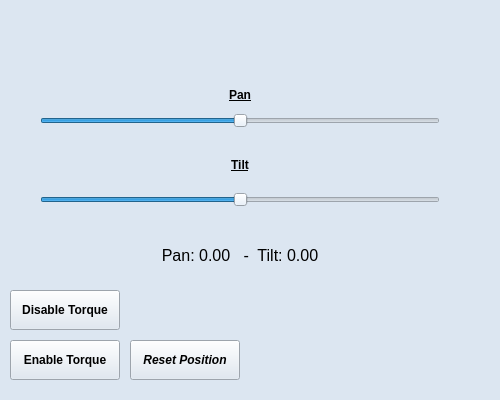
<?xml version="1.0" encoding="UTF-8"?>
<ui version="4.0">
 <class>Form</class>
 <widget class="QWidget" name="Form">
  <property name="geometry">
   <rect>
    <x>0</x>
    <y>0</y>
    <width>500</width>
    <height>400</height>
   </rect>
  </property>
  <property name="sizePolicy">
   <sizepolicy hsizetype="Fixed" vsizetype="Fixed">
    <horstretch>0</horstretch>
    <verstretch>0</verstretch>
   </sizepolicy>
  </property>
  <property name="minimumSize">
   <size>
    <width>500</width>
    <height>400</height>
   </size>
  </property>
  <property name="maximumSize">
   <size>
    <width>500</width>
    <height>400</height>
   </size>
  </property>
  <property name="styleSheet">
   <string notr="true">background-color: #DCE6F1;</string>
  </property>
  <widget class="QLabel" name="label_position">
   <property name="geometry">
    <rect>
     <x>140</x>
     <y>230</y>
     <width>200</width>
     <height>50</height>
    </rect>
   </property>
   <property name="minimumSize">
    <size>
     <width>200</width>
     <height>50</height>
    </size>
   </property>
   <property name="maximumSize">
    <size>
     <width>200</width>
     <height>50</height>
    </size>
   </property>
   <property name="font">
    <font>
     <pointsize>12</pointsize>
    </font>
   </property>
   <property name="text">
    <string>Pan: 0.00   -  Tilt: 0.00</string>
   </property>
   <property name="alignment">
    <set>Qt::AlignCenter</set>
   </property>
  </widget>
  <widget class="QSlider" name="slider_tilt">
   <property name="geometry">
    <rect>
     <x>40</x>
     <y>190</y>
     <width>400</width>
     <height>20</height>
    </rect>
   </property>
   <property name="sizePolicy">
    <sizepolicy hsizetype="Fixed" vsizetype="Fixed">
     <horstretch>0</horstretch>
     <verstretch>0</verstretch>
    </sizepolicy>
   </property>
   <property name="minimumSize">
    <size>
     <width>400</width>
     <height>20</height>
    </size>
   </property>
   <property name="maximumSize">
    <size>
     <width>400</width>
     <height>20</height>
    </size>
   </property>
   <property name="minimum">
    <number>-100</number>
   </property>
   <property name="maximum">
    <number>100</number>
   </property>
   <property name="orientation">
    <enum>Qt::Horizontal</enum>
   </property>
  </widget>
  <widget class="QSlider" name="slider_pan">
   <property name="geometry">
    <rect>
     <x>40</x>
     <y>110</y>
     <width>400</width>
     <height>22</height>
    </rect>
   </property>
   <property name="sizePolicy">
    <sizepolicy hsizetype="Fixed" vsizetype="Fixed">
     <horstretch>0</horstretch>
     <verstretch>0</verstretch>
    </sizepolicy>
   </property>
   <property name="minimumSize">
    <size>
     <width>400</width>
     <height>20</height>
    </size>
   </property>
   <property name="accessibleName">
    <string/>
   </property>
   <property name="layoutDirection">
    <enum>Qt::LeftToRight</enum>
   </property>
   <property name="autoFillBackground">
    <bool>false</bool>
   </property>
   <property name="minimum">
    <number>-100</number>
   </property>
   <property name="maximum">
    <number>100</number>
   </property>
   <property name="orientation">
    <enum>Qt::Horizontal</enum>
   </property>
  </widget>
  <widget class="QPushButton" name="button_disable">
   <property name="geometry">
    <rect>
     <x>10</x>
     <y>290</y>
     <width>110</width>
     <height>40</height>
    </rect>
   </property>
   <property name="sizePolicy">
    <sizepolicy hsizetype="Fixed" vsizetype="Fixed">
     <horstretch>0</horstretch>
     <verstretch>0</verstretch>
    </sizepolicy>
   </property>
   <property name="minimumSize">
    <size>
     <width>110</width>
     <height>40</height>
    </size>
   </property>
   <property name="maximumSize">
    <size>
     <width>110</width>
     <height>40</height>
    </size>
   </property>
   <property name="font">
    <font>
     <pointsize>9</pointsize>
     <weight>75</weight>
     <bold>true</bold>
    </font>
   </property>
   <property name="text">
    <string>Disable Torque</string>
   </property>
  </widget>
  <widget class="QPushButton" name="button_enable">
   <property name="geometry">
    <rect>
     <x>10</x>
     <y>340</y>
     <width>110</width>
     <height>40</height>
    </rect>
   </property>
   <property name="sizePolicy">
    <sizepolicy hsizetype="Fixed" vsizetype="Fixed">
     <horstretch>20</horstretch>
     <verstretch>20</verstretch>
    </sizepolicy>
   </property>
   <property name="minimumSize">
    <size>
     <width>110</width>
     <height>40</height>
    </size>
   </property>
   <property name="maximumSize">
    <size>
     <width>110</width>
     <height>40</height>
    </size>
   </property>
   <property name="font">
    <font>
     <pointsize>9</pointsize>
     <weight>75</weight>
     <bold>true</bold>
    </font>
   </property>
   <property name="whatsThis">
    <string/>
   </property>
   <property name="text">
    <string>Enable Torque</string>
   </property>
   <property name="flat">
    <bool>false</bool>
   </property>
  </widget>
  <widget class="QLabel" name="label_pan">
   <property name="geometry">
    <rect>
     <x>40</x>
     <y>80</y>
     <width>400</width>
     <height>30</height>
    </rect>
   </property>
   <property name="sizePolicy">
    <sizepolicy hsizetype="Fixed" vsizetype="Fixed">
     <horstretch>0</horstretch>
     <verstretch>0</verstretch>
    </sizepolicy>
   </property>
   <property name="minimumSize">
    <size>
     <width>400</width>
     <height>30</height>
    </size>
   </property>
   <property name="font">
    <font>
     <pointsize>9</pointsize>
     <weight>75</weight>
     <bold>true</bold>
     <underline>true</underline>
    </font>
   </property>
   <property name="text">
    <string>Pan</string>
   </property>
   <property name="alignment">
    <set>Qt::AlignCenter</set>
   </property>
   <property name="margin">
    <number>0</number>
   </property>
  </widget>
  <widget class="QLabel" name="label_tilt">
   <property name="geometry">
    <rect>
     <x>40</x>
     <y>150</y>
     <width>400</width>
     <height>30</height>
    </rect>
   </property>
   <property name="sizePolicy">
    <sizepolicy hsizetype="Fixed" vsizetype="Fixed">
     <horstretch>0</horstretch>
     <verstretch>0</verstretch>
    </sizepolicy>
   </property>
   <property name="minimumSize">
    <size>
     <width>400</width>
     <height>30</height>
    </size>
   </property>
   <property name="font">
    <font>
     <pointsize>9</pointsize>
     <weight>75</weight>
     <bold>true</bold>
     <underline>true</underline>
    </font>
   </property>
   <property name="text">
    <string>Tilt</string>
   </property>
   <property name="alignment">
    <set>Qt::AlignCenter</set>
   </property>
   <property name="margin">
    <number>0</number>
   </property>
  </widget>
  <widget class="QPushButton" name="button_reset">
   <property name="geometry">
    <rect>
     <x>130</x>
     <y>340</y>
     <width>110</width>
     <height>40</height>
    </rect>
   </property>
   <property name="sizePolicy">
    <sizepolicy hsizetype="Fixed" vsizetype="Fixed">
     <horstretch>0</horstretch>
     <verstretch>0</verstretch>
    </sizepolicy>
   </property>
   <property name="minimumSize">
    <size>
     <width>110</width>
     <height>40</height>
    </size>
   </property>
   <property name="font">
    <font>
     <pointsize>9</pointsize>
     <weight>75</weight>
     <italic>true</italic>
     <bold>true</bold>
    </font>
   </property>
   <property name="text">
    <string>Reset Position</string>
   </property>
  </widget>
 </widget>
 <resources/>
 <connections/>
</ui>
